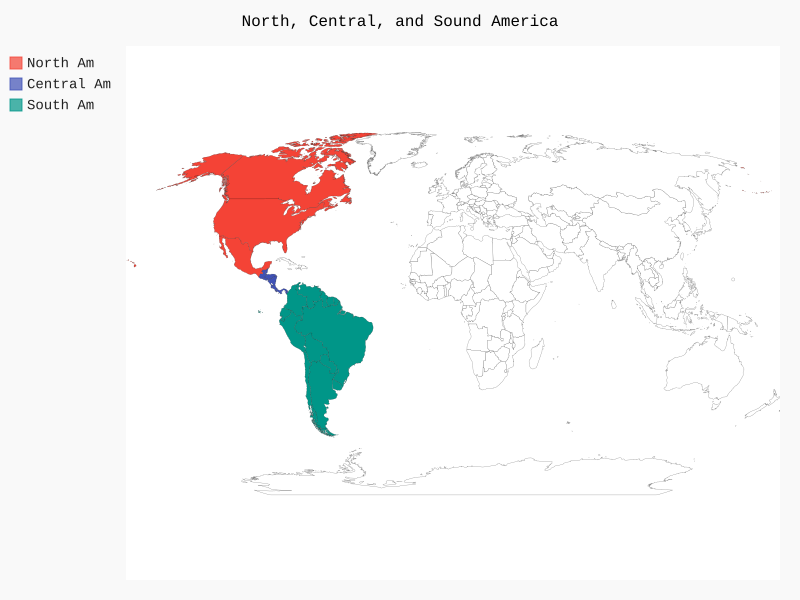

Generate this figure with Python:
import pygal

wm = pygal.maps.world.World()
wm.title = 'North, Central, and Sound America'

wm.add('North Am', ['ca', 'mx', 'us'])
wm.add('Central Am', ['bz', 'cr', 'gt', 'hn', 'ni', 'pa', 'sv'])
wm.add('South Am', ['ar', 'bo', 'br', 'cl', 'co', 'ec', 'gf', 'gy',
    'pe', 'py', 'sr', 'uy', 've'])

wm.render_to_file('americas.svg')
